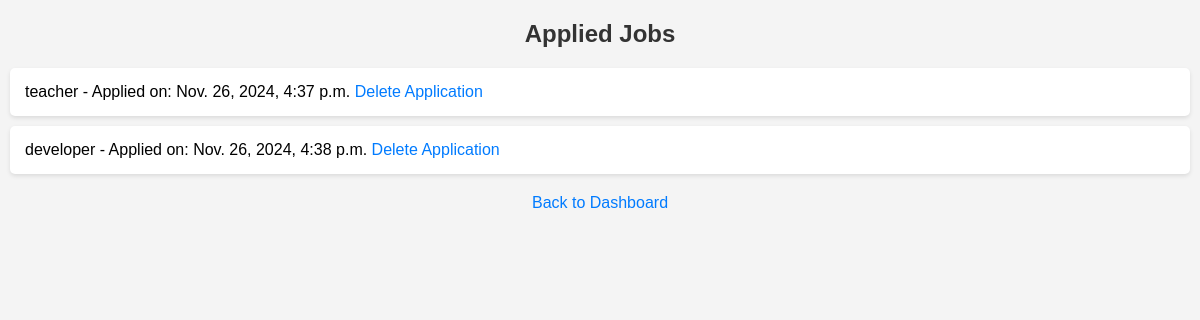
/applied_jobs/ (signed in), run on the app's committed database.
### jobapp1/models.py (models this page shows, shortened)
class AppliedJob(models.Model):
    job = models.ForeignKey(Job, on_delete=models.CASCADE)
    jobseeker = models.ForeignKey(User, on_delete=models.CASCADE)
    applied_on = models.DateTimeField(auto_now_add=True)

class Job(models.Model):
    title = models.CharField(max_length=100)
    description = models.TextField()
    company = models.CharField(max_length=100)
    location = models.CharField(max_length=100)
    posted_date = models.DateTimeField(auto_now_add=True)

### jobapp1/views.py (the view)
# urls.py: path('applied_jobs/', views.view_applied_jobs, name='view_applied_jobs'),
@login_required
def view_applied_jobs(request):
    applied_jobs = AppliedJob.objects.filter(jobseeker=request.user)
    return render(request, 'jobapp1/applied_jobs.html', {'applied_jobs': applied_jobs})

### templates/jobapp1/applied_jobs.html (shortened to what this page needs)
<!DOCTYPE html>
<html lang="en">
<head>
    {% load static %}
    <link rel="stylesheet" type="text/css" href="{% static 'css/applied.css' %}">
</head>
<body>
    <h2>Applied Jobs</h2>
    <ul>
        {% for applied_job in applied_jobs %}
            <li>
                {{ applied_job.job.title }} - Applied on: {{ applied_job.applied_on }}
                <a href="{% url 'delete_applied_job' applied_job.id %}">Delete Application</a>
            </li>
        {% empty %}
            <li>You have not applied for any jobs yet.</li>
        {% endfor %}
    </ul>
    <p><a href="{% url 'dashboard' %}">Back to Dashboard</a></p>
</body>
</html>

### jobapp1/static/css/applied.css (style rules this page uses)
body { font-family: Arial, sans-serif; background-color: #f4f4f4; margin: 0; padding: 0; }
h2 { color: #333; text-align: center; margin-top: 20px; }
ul { list-style-type: none; padding: 0; }
li { background-color: #fff; margin: 10px; padding: 15px; border-radius: 5px; box-shadow: 0 2px 4px rgba(0,0,0,0.1); }
a { text-decoration: none; color: #007bff; }
p { text-align: center; margin-top: 20px; }

### data on the page
AppliedJob: job "teacher", applied_on "Nov. 26, 2024, 4:37 p.m."
AppliedJob: job "developer", applied_on "Nov. 26, 2024, 4:38 p.m."
